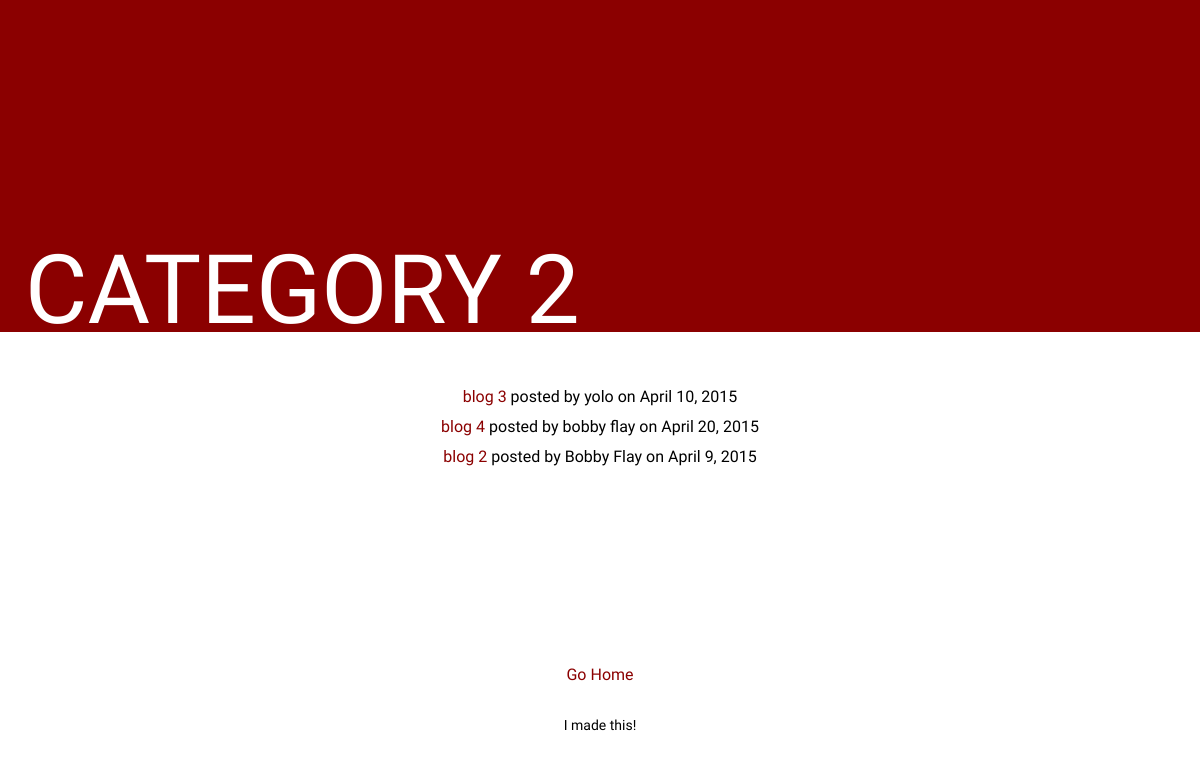
The app's page /blog/category/category-2/ with its own data.
### blog/models.py (models this page shows, shortened)
class Category(models.Model):
	title = models.CharField(max_length=100, db_index=True)
	slug = models.SlugField(max_length=100, db_index=True)
	class Meta:
		ordering = ['title']

class Blog(models.Model):
	title = models.CharField(max_length=100, unique=True)
	slug = models.SlugField(max_length=100, unique=True)
	author = models.CharField(max_length=100, default='yolo')
	body = models.TextField()
	posted = models.DateField(db_index=True, auto_now_add=True)
	category = models.ManyToManyField(Category)

### blog/views.py (the view)
def view_category(request, slug):
	category = get_object_or_404(Category, slug=slug)
	return render_to_response('blog/view_category.html', {
		'category': category,
		'posts': Blog.objects.filter(category=category),
	})

### blog/templates/blog/view_category.html (shortened to what this page needs)
{% extends 'blog/base.html' %}
{% block title %}{{ category.title }}{% endblock %}
{% block content %}
	{% if posts %}
	<ul class="category-body">
	{% for post in posts %}
		<li class="align-center"><a  href="{% url 'blog:view_blog_post' post.slug %}">{{ post.title }} </a>posted by {{ post.author }} on {{ post.posted }}</li>
	{% endfor %}
	</ul>
	{% else %}
		<p>There's nothing yet</p>
	{% endif %}
{% endblock %}

### blog/static/blog/style.css (style rules this page uses)
* { box-sizing: border-box; -webkit-box-sizing: border-box; -moz-box-sizing: border-box; }
body { font-family: 'Oswald', sans-serif; }
.HolyGrail { display: flex; min-height: 100vh; flex-direction: column; }
.align-center { text-align: center; }
.category-body { width: 100%; line-height: 30px; }
ul { list-style-type: none; }
a { color: darkred; text-decoration: none; }

### records on screen
Category: title "CATEGORY 2"
Blog: title "blog 3", author "yolo", posted "April 10, 2015"
Blog: title "blog 4", author "bobby flay", posted "April 20, 2015"
Blog: title "blog 2", author "Bobby Flay", posted "April 9, 2015"
